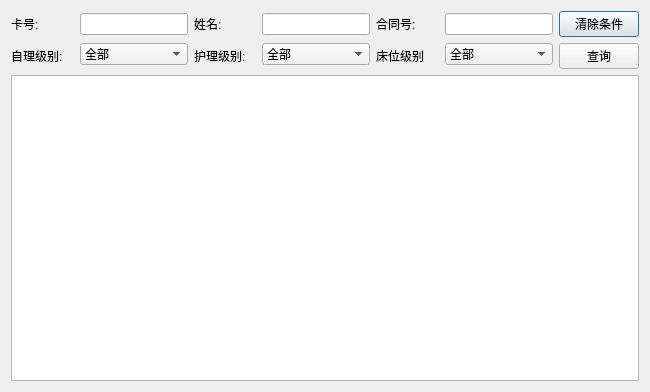
<?xml version="1.0" encoding="UTF-8"?>
<ui version="4.0">
 <class>ManageInfoChooseDialog</class>
 <widget class="QDialog" name="ManageInfoChooseDialog">
  <property name="geometry">
   <rect>
    <x>0</x>
    <y>0</y>
    <width>650</width>
    <height>392</height>
   </rect>
  </property>
  <property name="windowTitle">
   <string>Dialog</string>
  </property>
  <layout class="QGridLayout" name="gridLayout">
   <item row="0" column="0">
    <layout class="QVBoxLayout" name="verticalLayout_8">
     <item>
      <layout class="QHBoxLayout" name="horizontalLayout">
       <item>
        <layout class="QVBoxLayout" name="verticalLayout">
         <item>
          <widget class="QLabel" name="label">
           <property name="text">
            <string>卡号:</string>
           </property>
          </widget>
         </item>
         <item>
          <widget class="QLabel" name="label_4">
           <property name="text">
            <string>自理级别:</string>
           </property>
          </widget>
         </item>
        </layout>
       </item>
       <item>
        <layout class="QVBoxLayout" name="verticalLayout_2">
         <item>
          <widget class="QLineEdit" name="lineEdit_cardNo">
           <property name="sizePolicy">
            <sizepolicy hsizetype="Preferred" vsizetype="Fixed">
             <horstretch>0</horstretch>
             <verstretch>0</verstretch>
            </sizepolicy>
           </property>
          </widget>
         </item>
         <item>
          <widget class="QComboBox" name="comboBox_selfNurse">
           <item>
            <property name="text">
             <string>全部</string>
            </property>
           </item>
          </widget>
         </item>
        </layout>
       </item>
       <item>
        <layout class="QVBoxLayout" name="verticalLayout_3">
         <item>
          <widget class="QLabel" name="label_2">
           <property name="text">
            <string>姓名:</string>
           </property>
          </widget>
         </item>
         <item>
          <widget class="QLabel" name="label_5">
           <property name="text">
            <string>护理级别:</string>
           </property>
          </widget>
         </item>
        </layout>
       </item>
       <item>
        <layout class="QVBoxLayout" name="verticalLayout_4">
         <item>
          <widget class="QLineEdit" name="lineEdit_name">
           <property name="sizePolicy">
            <sizepolicy hsizetype="Preferred" vsizetype="Fixed">
             <horstretch>0</horstretch>
             <verstretch>0</verstretch>
            </sizepolicy>
           </property>
          </widget>
         </item>
         <item>
          <widget class="QComboBox" name="comboBox_nurseLevel">
           <item>
            <property name="text">
             <string>全部</string>
            </property>
           </item>
          </widget>
         </item>
        </layout>
       </item>
       <item>
        <layout class="QVBoxLayout" name="verticalLayout_5">
         <item>
          <widget class="QLabel" name="label_3">
           <property name="text">
            <string>合同号:</string>
           </property>
          </widget>
         </item>
         <item>
          <widget class="QLabel" name="label_6">
           <property name="text">
            <string>床位级别</string>
           </property>
          </widget>
         </item>
        </layout>
       </item>
       <item>
        <layout class="QVBoxLayout" name="verticalLayout_6">
         <item>
          <widget class="QLineEdit" name="lineEdit_contractNo">
           <property name="sizePolicy">
            <sizepolicy hsizetype="Preferred" vsizetype="Fixed">
             <horstretch>0</horstretch>
             <verstretch>0</verstretch>
            </sizepolicy>
           </property>
          </widget>
         </item>
         <item>
          <widget class="QComboBox" name="comboBox_bedLevel">
           <item>
            <property name="text">
             <string>全部</string>
            </property>
           </item>
          </widget>
         </item>
        </layout>
       </item>
       <item>
        <layout class="QVBoxLayout" name="verticalLayout_7">
         <item>
          <widget class="QPushButton" name="btn_clear">
           <property name="text">
            <string>清除条件</string>
           </property>
          </widget>
         </item>
         <item>
          <widget class="QPushButton" name="btn_search">
           <property name="text">
            <string>查询</string>
           </property>
          </widget>
         </item>
        </layout>
       </item>
      </layout>
     </item>
     <item>
      <widget class="QTableWidget" name="tableWidget"/>
     </item>
    </layout>
   </item>
  </layout>
 </widget>
 <resources/>
 <connections/>
</ui>
